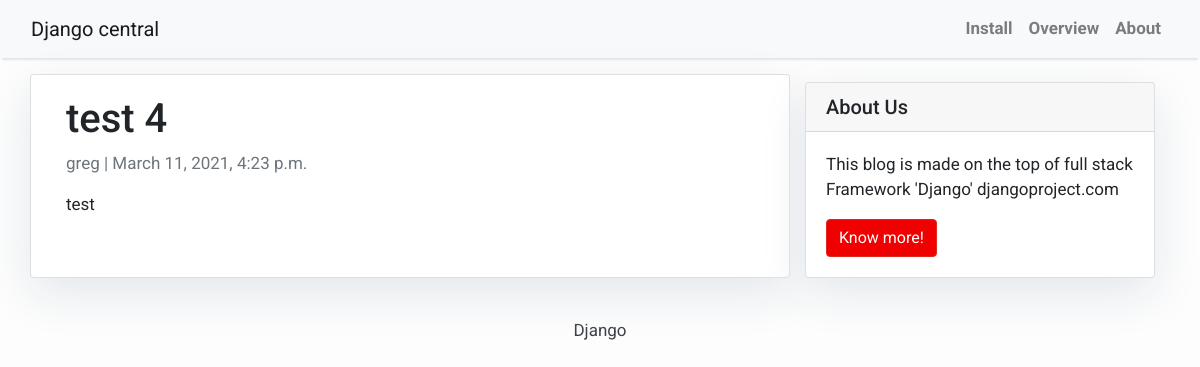
Screenshot of /test-4/ with the database file from the repository.
### blog/models.py (models this page shows, shortened)
class Post(models.Model):
    title = models.CharField(max_length=200, unique=True)
    slug = models.SlugField(max_length=200, unique=True)
    author = models.ForeignKey(User, on_delete= models.CASCADE,related_name='blog_posts')
    updated_on = models.DateTimeField(auto_now= True)
    content = models.TextField()
    created_on = models.DateTimeField(auto_now_add=True)
    status = models.IntegerField(choices=STATUS, default=0)
    class Meta:
        ordering = ['-created_on']

### blog/views.py (the view)
# urls.py: path('<slug:slug>/', views.PostDetail.as_view(), name='post_detail'),
class PostDetail(generic.DetailView):
    model = Post
    template_name = 'post_detail.html'

### templates/post_detail.html
{% extends 'base.html' %} {% block content %}
<div class="container">
  <div class="row">
    <div class="col-md-8 card mb-4  mt-3 left  top">
      <div class="card-body">
        <h1>{% block title %} {{ object.title }} {% endblock title %}</h1>
        <p class=" text-muted">{{ post.author }} | {{ post.created_on }}</p>
        <p class="card-text ">{{ object.content | safe }}</p>
      </div>
    </div>
    {% block sidebar %} {% include 'sidebar.html' %} {% endblock sidebar %}
  </div>
</div>
{% endblock content %}

### templates/base.html (style rules this page uses)
body { font-family: "Roboto", sans-serif; font-size: 17px; background-color: #fdfdfd; }

### templates/sidebar.html (style rules this page uses)
.card { box-shadow: 0 16px 48px #E3E7EB; }

### rows the page displays
Post: title "test 4", author "greg", created_on "March 11, 2021, 4:23 p.m.", content "test"
